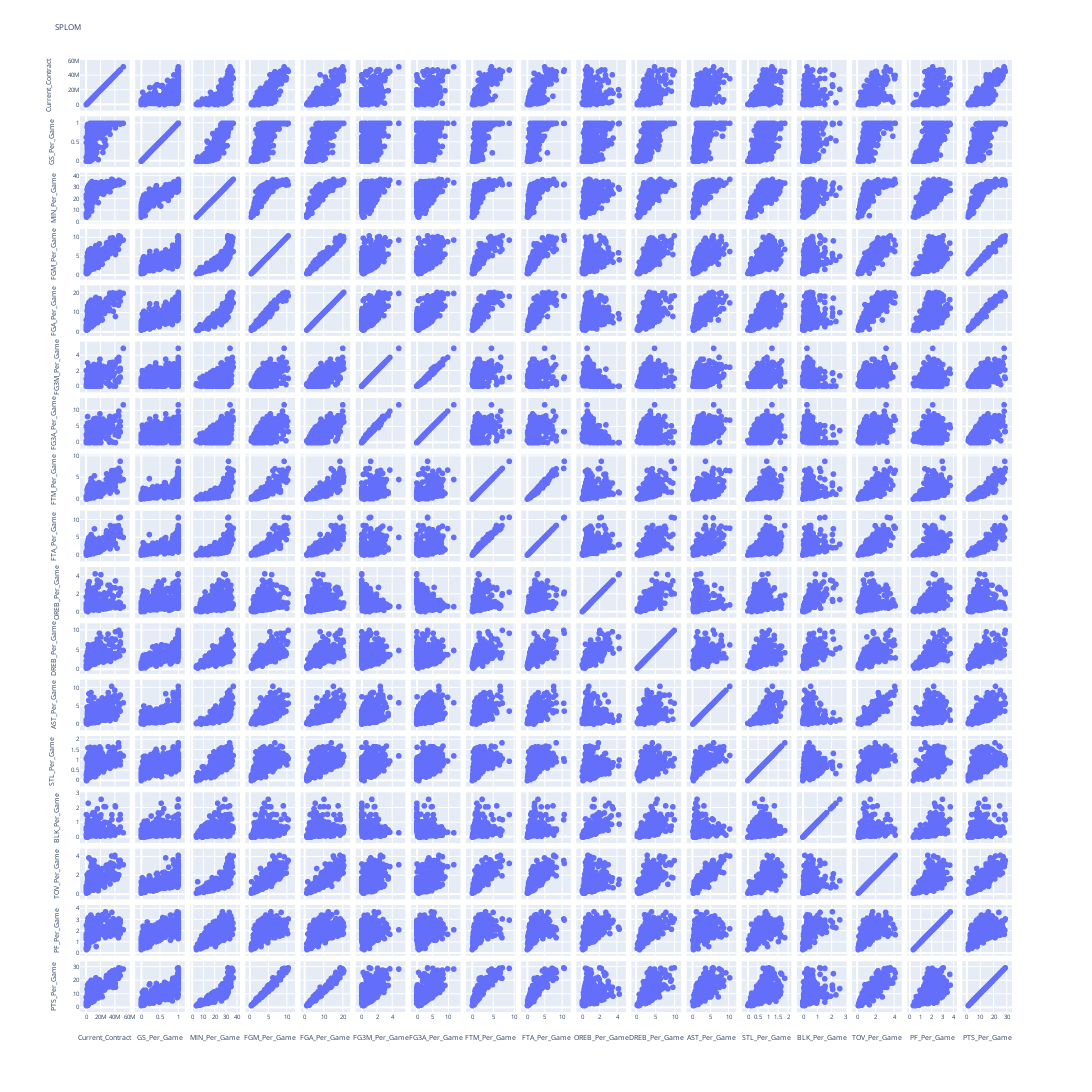

Write notebook code for a chart like this one.
### Markdown cell above
Before we conduct regression analysis we need to check that the data set meets the following assumptions:
- Linearity: The relationship between independent and dependent variables is linear
- Independence: The observations are independent of each other

### Code cell
#use a SPLOM chart to visually check for linear relationship
fig = px.scatter_matrix(regression_df,
                        dimensions=['Current_Contract', 'GS_Per_Game', 
                                    'MIN_Per_Game', 'FGM_Per_Game', 
                                    'FGA_Per_Game', 'FG3M_Per_Game', 
                                    'FG3A_Per_Game', 'FTM_Per_Game', 
                                    'FTA_Per_Game', 'OREB_Per_Game', 
                                    'DREB_Per_Game', 'AST_Per_Game', 
                                    'STL_Per_Game', 'BLK_Per_Game', 
                                    'TOV_Per_Game', 'PF_Per_Game',
                                    'PTS_Per_Game'])

# Update layout
fig.update_layout(
    title='SPLOM',
    width=1200,
    height=1200,
    font=dict(size=6)
)
fig.show()

### Figure 1 — Plotly figure (JSON) as saved in the notebook; plotly's stock layout.template omitted (floating-point values rounded to 4 significant figures; data arrays with more than 128 entries replaced by an {"elided": "..."} marker saying what was removed)
{"data": [{"dimensions": [{"axis": {"matches": true}, "label": "Current_Contract", "values": {"elided": "419 int values"}}, {"axis": {"matches": true}, "label": "GS_Per_Game", "values": {"elided": "419 float values"}}, {"axis": {"matches": true}, "label": "MIN_Per_Game", "values": {"elided": "419 float values"}}, {"axis": {"matches": true}, "label": "FGM_Per_Game", "values": {"elided": "419 float values"}}, {"axis": {"matches": true}, "label": "FGA_Per_Game", "values": {"elided": "419 float values"}}, {"axis": {"matches": true}, "label": "FG3M_Per_Game", "values": {"elided": "419 float values"}}, {"axis": {"matches": true}, "label": "FG3A_Per_Game", "values": {"elided": "419 float values"}}, {"axis": {"matches": true}, "label": "FTM_Per_Game", "values": {"elided": "419 float values"}}, {"axis": {"matches": true}, "label": "FTA_Per_Game", "values": {"elided": "419 float values"}}, {"axis": {"matches": true}, "label": "OREB_Per_Game", "values": {"elided": "419 float values"}}, {"axis": {"matches": true}, "label": "DREB_Per_Game", "values": {"elided": "419 float values"}}, {"axis": {"matches": true}, "label": "AST_Per_Game", "values": {"elided": "419 float values"}}, {"axis": {"matches": true}, "label": "STL_Per_Game", "values": {"elided": "419 float values"}}, {"axis": {"matches": true}, "label": "BLK_Per_Game", "values": {"elided": "419 float values"}}, {"axis": {"matches": true}, "label": "TOV_Per_Game", "values": {"elided": "419 float values"}}, {"axis": {"matches": true}, "label": "PF_Per_Game", "values": {"elided": "419 float values"}}, {"axis": {"matches": true}, "label": "PTS_Per_Game", "values": {"elided": "419 float values"}}], "hovertemplate": "%{xaxis.title.text}=%{x}<br>%{yaxis.title.text}=%{y}<extra></extra>", "legendgroup": "", "marker": {"color": "#636efa", "symbol": "circle"}, "name": "", "showlegend": false, "type": "splom"}], "layout": {"dragmode": "select", "font": {"size": 6}, "height": 1200, "legend": {"tracegroupgap": 0}, "margin": {"t": 60}, "title": {"text": "SPLOM"}, "width": 1200}}
